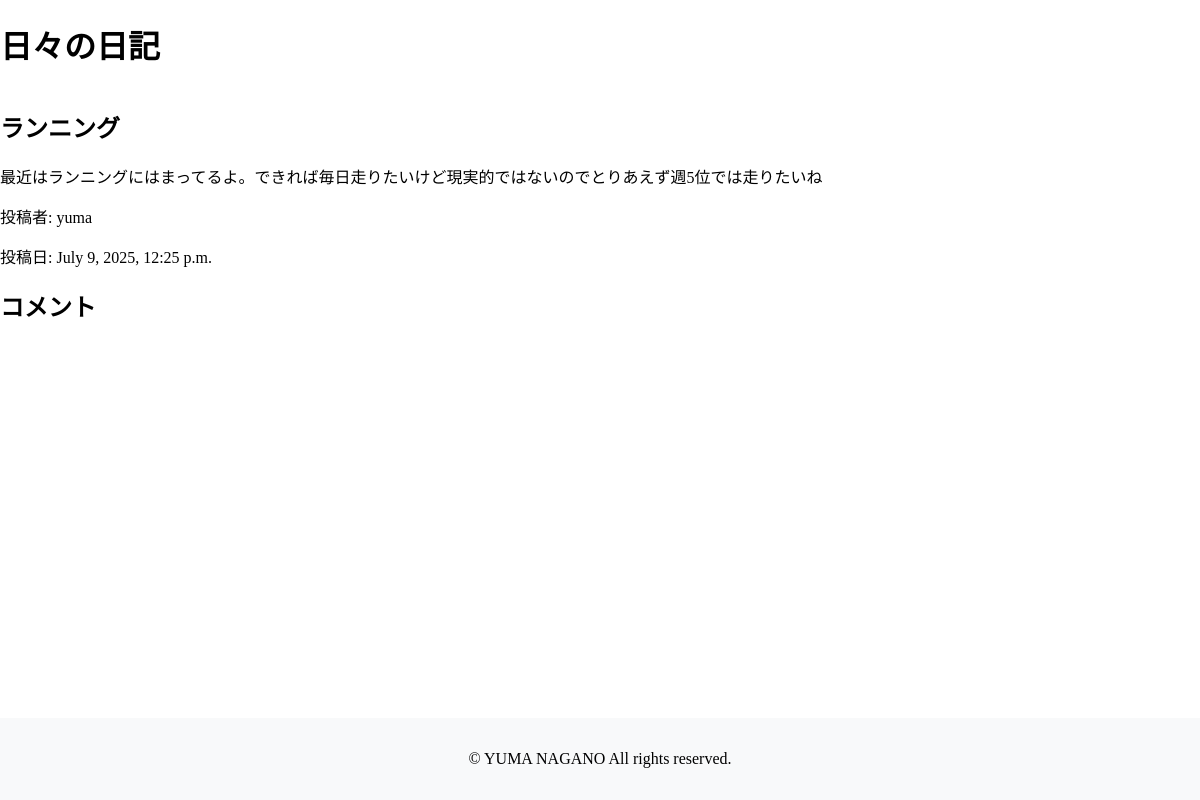
The app's page /post/4/ with its own data.
### brog/models.py (models this page shows, shortened)
class Post(models.Model):
    title = models.CharField(max_length=200)
    author = models.ForeignKey(User, on_delete=models.CASCADE)
    content = models.TextField()
    created_at = models.DateTimeField(auto_now_add=True)

### brog/views.py (the view)
# urls.py: path('post/<int:pk>/', views.PostDetailView.as_view(), name='post_detail'),
class PostDetailView(DetailView):
    model = Post
    template_name = 'brog/post_detail.html'
    context_object_name = 'post'

### brog/templates/brog/post_detail.html (shortened to what this page needs)
<!DOCTYPE html>
<html lang="ja">
<head>
    {% load static %}
    <link rel="stylesheet" href="{% static 'brog/css/style.css' %}">
</head>
<body>
    <header>
        <h1>日々の日記</h1>
    </header>
    <main>
        <section>
            <h2>{{ post.title }}</h2>
            <p>{{ post.content }}</p>
            <p>投稿者: {{ post.author }}</p>
            <p>投稿日: {{ post.created_at }}</p>
        </section>
        <section>
            <h2>コメント</h2>
        </section>
    </main>
    <footer>
        <p>&copy; YUMA NAGANO All rights reserved.</p>
    </footer>
</body>
</html>

### brog/static/brog/style.css (style rules this page uses)
body { display: flex; flex-direction: column; min-height: 100vh; margin: 0; }
main { flex: 1; }
footer { background-color: #f8f9fa; padding: 1rem; text-align: center; }

### records on screen
Post: title "ランニング", content "最近はランニングにはまってるよ。できれば毎日走りたいけど現実的ではないのでとりあえず週5位では走りたいね", author "yuma", created_at "July 9, 2025, 12:25 p.m."
